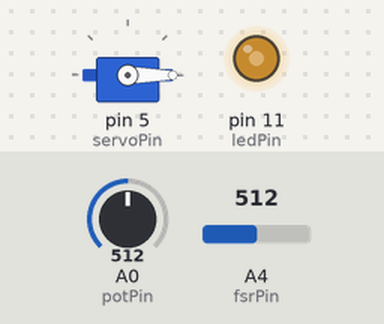
A sketch run on a simulated Arduino Uno, built with avr-gcc and run on an emulated ATmega328P. Shown: servo, output pins drawn as LEDs (lit = HIGH). The inputs (shaded band) are chosen by the test bench; at power-on: A4 (fsrPin) = 512, A0 (potPin) = 512.

Above: at 1.2 s.
1.3 s: A4 (fsrPin) set to 67
2.8 s: A4 (fsrPin) set to 56
At 3.26 s:
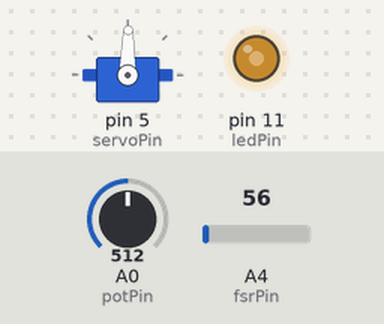
5.2 s: A0 (potPin) set to 716
At 6.0 s:
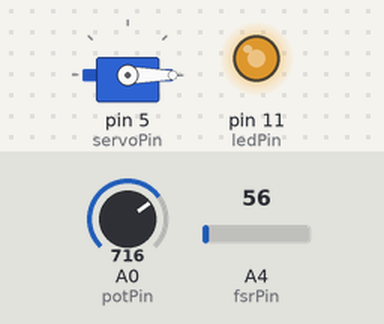
6.7 s: A0 (potPin) set to 900
At 7.1 s:
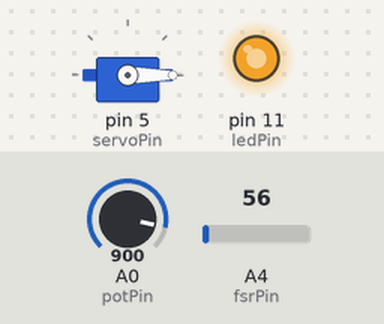
8.2 s: A0 (potPin) set to 122
At 9.4 s:
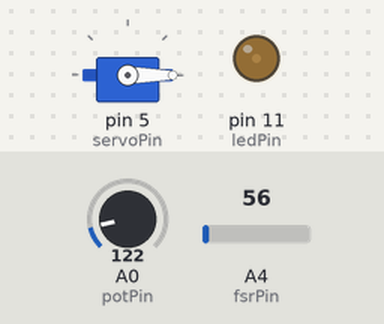
9.7 s: A0 (potPin) set to 0
At 10.6 s:
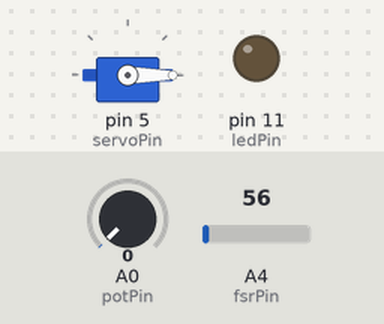
Timing chart, 0 to 12.2 s (numbered marks = the images above; inputs shaded):
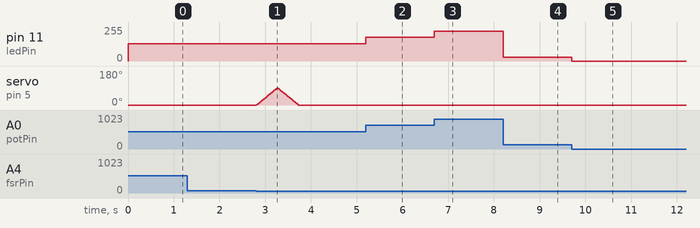

Measured:
- the behaviour switches between 64 and 63 on A4 (fsrPin) (found by bisection; images 0 and 1)
- after the input at 1.3 s, every drawn part: stays the same
- after the input at 2.8 s, servo on pin 5 (servoPin): rises from 0° to 89° in 0.45 s, then falls to 0° in 0.47 s
- after the input at 5.2 s, pin 11 (ledPin): 128/255 → 179/255 at once
- after the input at 6.7 s, pin 11 (ledPin): 179/255 → 225/255 at once
- after the input at 8.2 s, pin 11 (ledPin): 225/255 → 30/255 at once
- after the input at 9.7 s, pin 11 (ledPin): 30/255 → 0/255 at once

The sketch:

RobotControl.ino
```cpp
// sample robot control program. plain led color varies with pot value
// servo shakes robot's arm after the fsr is pressed and then released

#include <Servo.h>

int potPin = A0;       // the pot's value. use analog input pin A0-A5
int potValue = 0;

int ledPin = 11;       // an unused pwm pin: 3, 5, 6, 9, 10, 11 or 13

int fsrPin = A4;       // the fsr's value. use analog input pin A0-A5
int fsrValue = 0;

int pressValue = 32;   // force greater than threshold to shake hands
int releaseValue = 16; // value below which to expect fsr is released

boolean pressed;       // indicates if fsr is currently being pressed

Servo myservo;         // creates a servo object (from servo library)
int servoPin = 5;      // an unused pwm pin: 3, 5, 6, 9, 10, 11 or 13

// initialize led, servo pins. attach servo and set its position to 0

void setup() {
  pinMode(ledPin, OUTPUT);

  pinMode(servoPin, OUTPUT);
  myservo.attach(servoPin);

  myservo.write(0);
  delay(5);
}

// we divide both potVal and fsrVal by 4 because the arduino's analog
// input ranges from 0-1023 but analog (pwm) output ranges from 0-256

void loop() {
  potValue = analogRead(potPin) / 4;
  analogWrite(ledPin, potValue);

  fsrValue = analogRead(fsrPin) / 4;
  if (fsrValue > pressValue) {
    pressed = true;
  }

  if (pressed) {
    if (fsrValue < releaseValue) {
      for (int pos = 0; pos <= 90; pos++) {
        myservo.write(pos);
        delay(5);
      }
      for (int pos = 90; pos >= 0; pos--) {
        myservo.write(pos);
        delay(5);
      }
      pressed = false;
    }
  }
}
```
